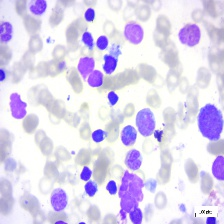
#> input picture Original/Benign/WBC-Benign-109.jpg, 224 x 224 px, given in place of 028.jpg, which was not available
$ jupyter execute --allow-errors pre_seg_feat_svm.ipynb
#> lines starting #> are read from the running program, lines starting #| are printed output that depends on the picture; after the words box and inside, x2 and y2 are one past the last pixel; in counts of white or black regions, pixels touching at a corner belong together; pictures that were not available may be replaced by others from this repository, and a replacement may not be noted
[cell 1]
import numpy as np
import matplotlib.pyplot as plt
import cv2
from pathlib import Path
from sklearn.cluster import KMeans
from sklearn_extra.cluster import KMedoids
import skimage
from skimage.segmentation import clear_border, watershed
from skimage.feature import peak_local_max
from skimage.morphology import reconstruction, local_minima
from skimage import color
from scipy import ndimage as ndi

[cell 2]
ref_img_path = "data/train/Benign/002.jpg"

def img_norm(src_img, img_template, verbose=False):
  """ Perform color transfer according to the method described
  by Zhang C, Xiao X, Li X, Chen YJ, Zhen W, Chang J, Zheng C, Liu Z.
  White blood cell segmentation by color-space-based k-means clustering.
  Sensors (Basel). 2014 Sep 1;14(9):16128-47

  Parameters:
  -----------
    src_img : array-like
      image to adjust through color transfer

    img_template : array-like
      image that would represent a golden standard

  Returns:
  --------
    img : array-like
      image array of color-adjusted src_img

  """

  # 1. Transform the RGB color space of the input image and
  #    the template image to Lab color space
  src_lab = cv2.cvtColor(src_img, cv2.COLOR_BGR2LAB)
  src_lc,src_ac,src_bc = cv2.split(src_lab)

  tmp_lab = cv2.cvtColor(img_template, cv2.COLOR_BGR2LAB)
  tmp_lc,tmp_ac,tmp_bc = cv2.split(tmp_lab)

  # 2. Compute the mean value and standard deviation of the
  #    input image and the template image in Lab color space
  # 3. Subtract the mean value from all the pixels
  src_lcp = src_lc - np.mean(src_lc)
  src_acp = src_ac - np.mean(src_ac)
  src_bcp = src_bc - np.mean(src_bc)

  tmp_lcp = tmp_lc - np.mean(tmp_lc)
  tmp_acp = tmp_ac - np.mean(tmp_ac)
  tmp_bcp = tmp_bc - np.mean(tmp_bc)

  # 4. Scale the pixel points of each color component of the
  #    synthetic image by factors determined by the ratio of
  #    respective standard deviations
  sig_src_lc = np.std(src_lc)
  sig_src_ac = np.std(src_ac)
  sig_src_bc = np.std(src_bc)

  sig_tmp_lc = np.std(tmp_lc)
  sig_tmp_ac = np.std(tmp_ac)
  sig_tmp_bc = np.std(tmp_bc)

  img_lc = src_lcp * (sig_tmp_lc / sig_src_lc) + np.mean(tmp_lc)
  img_ac = src_acp * (sig_tmp_ac / sig_src_ac) + np.mean(tmp_ac)
  img_bc = src_bcp * (sig_tmp_bc / sig_src_bc) + np.mean(tmp_bc)

  img = np.stack((img_lc, img_ac, img_bc), axis=-1)
  # clip image
  #img = (img - np.min(img)) / (np.max(img) - np.min(img)) * 255
  img = np.clip(img, 1, 255)
  img = cv2.cvtColor(img.astype(np.uint8), cv2.COLOR_LAB2RGB)

  if verbose:
    fig, axs = plt.subplots(1,3,figsize=(10,5))
    axs[0].imshow(cv2.cvtColor(img_template, cv2.COLOR_BGR2RGB).astype(np.float32)/255.0)
    axs[0].title.set_text('Template Image')
    axs[0].axis('off')
    axs[1].imshow(cv2.cvtColor(src_img, cv2.COLOR_BGR2RGB).astype(np.float32)/255.0)
    axs[1].title.set_text('Src Image')
    axs[1].axis('off')
    axs[2].imshow(img.astype(np.float32)/255.0)
    axs[2].title.set_text('Synthetic Image')
    axs[2].axis('off')

  return img

# retrieve template image
ref_img_path = "data/train/Benign/028.jpg"
img_template = cv2.imread(ref_img_path)
#> img_template is the input picture: shape (224, 224, 3); mean B, G, R 238.9, 213.4, 221.7
src_img = cv2.imread("data/train/Benign/048.jpg")
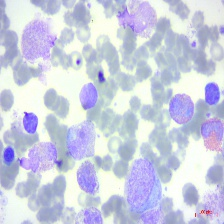
#> input picture Original/Benign/WBC-Benign-117.jpg, 224 x 224 px, given in place of 048.jpg, which was not available
#> src_img is the input picture: shape (224, 224, 3); mean B, G, R 225.2, 207.4, 203.1

_ = img_norm(src_img, img_template, verbose=True)
#> in img_norm, `src_lab = cv2.cvtColor(src_img, cv2.COLOR_BGR2LAB)`: src_lab: shape (224, 224, 3); mean of channels 0, 1, 2 212.8, 130.5, 118.6
#> in img_norm, `tmp_lab = cv2.cvtColor(img_template, cv2.COLOR_BGR2LAB)`: tmp_lab: shape (224, 224, 3); mean of channels 0, 1, 2 221.8, 136.5, 116.5
#> in img_norm, `src_bcp = src_bc - np.mean(src_bc)`:
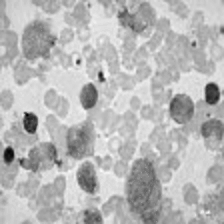
#> src_bcp: shape (224, 224) float64; min -81.57, max 31.43, mean 0; drawn with min black and max white
#> in img_norm, `tmp_acp = tmp_ac - np.mean(tmp_ac)`:
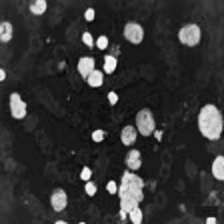
#> tmp_acp: shape (224, 224) float64; min -17.5, max 65.5, mean 0; drawn with min black and max white
#> in img_norm, `tmp_bcp = tmp_bc - np.mean(tmp_bc)`:
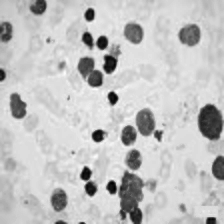
#> tmp_bcp: shape (224, 224) float64; min -87.46, max 27.54, mean 0; drawn with min black and max white
#> in img_norm, `sig_src_lc = np.std(src_lc)`: sig_src_lc = 28.77
#> in img_norm, `sig_src_ac = np.std(src_ac)`: sig_src_ac = 9.87
#> in img_norm, `sig_src_bc = np.std(src_bc)`: sig_src_bc = 14.87
#> in img_norm, `sig_tmp_lc = np.std(tmp_lc)`: sig_tmp_lc = 37.92
#> in img_norm, `sig_tmp_ac = np.std(tmp_ac)`: sig_tmp_ac = 17.05
#> in img_norm, `sig_tmp_bc = np.std(tmp_bc)`: sig_tmp_bc = 21.76
#> in img_norm, `img_ac = src_acp * (sig_tmp_ac / sig_src_ac) + np.mean(tmp_ac)`:
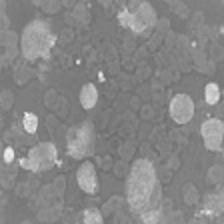
#> img_ac: shape (224, 224) float64; min 104.6, max 249.7, mean 136.5
#> in img_norm, `img = np.stack((img_lc, img_ac, img_bc), axis=-1)`: img: shape (224, 224, 3) float64; mean of channels 0, 1, 2 221.8, 136.5, 116.5
#> in img_norm, `img = np.clip(img, 1, 255)`: img: shape (224, 224, 3) float64; mean of channels 0, 1, 2 217.5, 136.5, 116.5
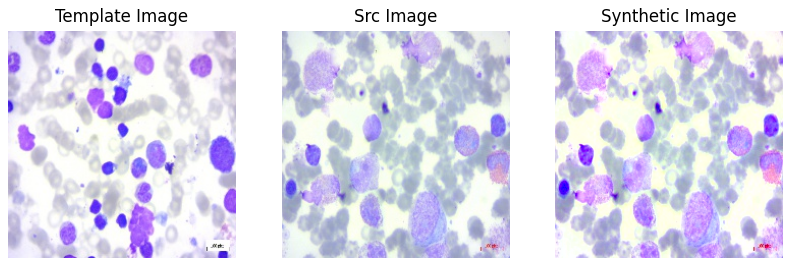
#> figure drawn by matplotlib, 3 panels

[cell 3]
def img_seg_lab(path, verbose=False):
  """ Segment nucleus from the blood smear images for later feature
      extraction. Does source image norming through color transfer,
      so make sure that ref_img_path is defined globally for template
      image. This segmentation mostly follows the approach by Acharya and Kumar:
      Acharya, V., Kumar, P. Detection of acute lymphoblastic leukemia using
      image segmentation and data mining algorithms.
      Med Biol Eng Comput 57, 1783–1811 (2019). https://doi.org/10.1007/s11517-019-01984-1

      Parameters:
      -----------
        path : str
          path to the image file

      Returns:
      --------
        (nlabels,clabels) : tuple
          labels for nuleus and cytoplasm

  """

  # apply median blur to reduce noise
  def preprocess_helper(raw_img):
    # apply median blur to reduce image noise
    img = cv2.medianBlur(raw_img, 3)

    return img

  # img to binary with a given threshold
  def im2bin_threshold(src_img, threshold_float):
    img = src_img.copy()
    img = cv2.cvtColor(img, cv2.COLOR_BGR2GRAY)
    img = cv2.threshold(img, 255*threshold_float, 255, cv2.THRESH_BINARY)[1]

    return img

  # bgr to rgb and norm to 0,1
  def bgr2rgb_float(src_img):
    return cv2.cvtColor(src_img, cv2.COLOR_BGR2RGB).astype(np.float32)/255.0


  def extendedmin(img, H):
    """ Implementation of mathworks function imextendedmin
    https://stackoverflow.com/questions/70251361/imextendedmin-and-imimposemin-functions-in-python-for-watershed-seeds-from-dista
    """
    mask = img.copy()
    marker = mask + H
    hmin =  reconstruction(marker, mask, method='erosion')
    return local_minima(hmin)

  def imposemin(img, minima):
    """ Implementation of mathworks function imimposemin
    https://stackoverflow.com/questions/70251361/imextendedmin-and-imimposemin-functions-in-python-for-watershed-seeds-from-dista
    """
    marker = np.full(img.shape, np.inf)
    marker[minima == 1] = 0
    mask = np.minimum((img + 1), marker)
    return reconstruction(marker, mask, method='erosion')

  # watershed to split connected blobs
  def watershed_seg(src_img_bin, min_distance=5, compactness=0, split=False):
    """ Implements watershed segmentation of a given image of nucleus
        with adjustment of local minima based on blog article by S. Eddins (2013)
        and implementation examples adopted from
        https://scikit-image.org/docs/stable/auto_examples/segmentation/plot_watershed.html
        accessed April, 2023,
        https://stackoverflow.com/questions/41175803/counting-number-of-cells-and-nucleus-using-watershed-skikit-image
        accessed April, 2023,
        https://stackoverflow.com/questions/70251361/imextendedmin-and-imimposemin-functions-in-python-for-watershed-seeds-from-dista

        Parameters:
        -----------
          src_img_bin : array-like
            source image

          min_distance : int
            minimum allowed distance separating peaks

          compactness : float
            control basin shapes for tuning

          split : bool
            whether to apply region segmenting line

    """

    distance = ndi.distance_transform_edt(src_img_bin)
    coords = peak_local_max(distance, min_distance=min_distance, labels=src_img_bin)

    # "The "raw" watershed transform is known for its tendency to "oversegment" an image.
    # The reason is something I mentioned above: each local minimum, no matter how small,
    # becomes a catchment basin. A common trick, then, in watershed-based segmentation methods
    # is to filter out tiny local minima" (S.Eddins, "Watershed transformquestion from tech support",
    # Nov 19, 2013,
    # https://blogs.mathworks.com/steve/2013/11/19/watershed-transform-question-from-tech-support/
    d_mask = extendedmin(distance,2)

    d_updated = imposemin(distance,d_mask)

    mask = np.zeros(d_updated.shape, dtype='bool')
    mask[tuple(coords.T)] = True
    markers = ndi.label(mask, structure=np.ones((3, 3)))[0]
    labels = watershed(-d_updated, markers, mask=src_img_bin, watershed_line=split, compactness=compactness)

    # filter out tiny regions
    # apply area opening with number of pixels (50)
    # to remove small particles in the selected zones
    for label in np.unique(labels):
      if label == 0:
        continue

      mask = np.zeros(src_img_bin.shape, dtype="uint8")
      mask[labels == label] = 255
      mask_updated = skimage.morphology.area_opening(mask, area_threshold=50, connectivity=8)

      if np.max(mask_updated) == 0:
        labels[labels == label] = 0

    return labels

  # load image
  raw_img = cv2.imread(path)

  # load template
  img_template = cv2.imread(ref_img_path)

  #syn_img = img_norm(raw_img, img_template)

  syn_img = raw_img

  img_shape = raw_img.shape
  channel_shape = raw_img.shape[:2]

  # preprocess image with median blur
  pre_img = syn_img#preprocess_helper(syn_img)

  # convert to LAB
  lab_img = cv2.cvtColor(pre_img, cv2.COLOR_BGR2LAB)
  lc,ac,bc = cv2.split(lab_img)

  # vectorize pixels keeping a,b channels
  vec = np.stack((ac,bc), axis=-1).reshape(-1,2)

  # k-medoids
  #km = KMedoids(n_clusters=4, init='k-medoids++', method='pam', max_iter=20).fit(vec)
  km = KMeans(n_clusters=4, random_state=0, init="k-means++", n_init="auto").fit(vec)
  labs = np.unique(km.labels_)

  # pick the cluster with lowest intensity in red (channel 0 in vec)
  cl = labs[np.argmax([ np.mean(vec[km.labels_ == lab,0]) for lab in labs ])]

  # pick the cluster with 2nd lowest intensity in red (channel 0 in vec)
  cl2 = labs[np.argsort([ np.mean(vec[km.labels_ == lab,0]) for lab in labs ])[-2]]

  # create mask for highest intensity cluster
  mask = np.ones(vec.shape[0])

  mask[(km.labels_ != cl)] = 0
  mask = mask.reshape(raw_img.shape[:2])

  img = raw_img.copy()
  img[(km.labels_ != cl).reshape(channel_shape),:] = 0

  if verbose:
    fig, axs = plt.subplots(2,4,figsize=(10,5))
    axs[0,0].imshow(cv2.cvtColor(raw_img, cv2.COLOR_BGR2RGB), vmin=0, vmax=255)
    axs[0,0].axis('off')
    axs[0,0].title.set_text('original')
    axs[1,0].imshow(cv2.cvtColor(raw_img, cv2.COLOR_BGR2RGB), vmin=0, vmax=255)
    axs[1,0].axis('off')
    axs[1,0].title.set_text('original')
    axs[0,1].imshow(cv2.cvtColor(img, cv2.COLOR_BGR2RGB), vmin=0, vmax=255)
    axs[0,1].axis('off')
    axs[0,1].title.set_text('k-means: nuc')

  # apply morphology
  # 1. gray scale
  # 2. convert to binary and threshold at 0.1
  img_bin = im2bin_threshold(img, 0.1)

  # apply area opening with number of pixels (100)
  # to remove small particles in the selected zones
  img_bin = skimage.morphology.area_opening(img_bin, area_threshold=100, connectivity=8)

  # apply area opening with number of pixels (15)
  # to remove small particles in the non-selected zones
  img_bin = ~skimage.morphology.area_opening(~img_bin, area_threshold=15, connectivity=8)

  # save copy for using with cytoplasm extraction step
  img_nbin = img_bin.copy()

  # clear border connected blobs
  # they mostly do not contribute
  img_bin = clear_border(img_bin)

  if verbose:
    axs[0,2].imshow(img_bin, vmin=0, vmax=255, cmap='gray')
    axs[0,2].axis('off')
    axs[0,2].title.set_text('morphology: nuc')

  # split connected blobs with watersheed algorithm
  nucseg_labels = watershed_seg(img_bin, compactness=0, split=True)

  # extract cytoplasm
  # given k-means mask cl2
  # create mask for highest intensity cluster
  mask2 = np.ones(vec.shape[0])

  mask2[(km.labels_ != cl2)] = 0
  mask2 = mask2.reshape(raw_img.shape[:2])

  # create image filtering out non-cl2 objects
  img_c = raw_img.copy()
  img_c[(km.labels_ != cl2).reshape(channel_shape),:] = 0

  # make a copy of LAB representation for k-means for cytoplasm extraction
  lc2 = lc.copy()
  ac2 = ac.copy()
  bc2 = bc.copy()

  lc2[(km.labels_ != cl2).reshape(channel_shape)] = 0
  ac2[(km.labels_ != cl2).reshape(channel_shape)] = 0
  bc2[(km.labels_ != cl2).reshape(channel_shape)] = 0

  # vectorize pixels keeping a,b channels
  vec2 = np.stack((ac2,bc2), axis=-1).reshape(-1,2)

  # run 3-cluster classification
  km2 = KMeans(n_clusters=3, random_state=0, init="k-means++", n_init="auto").fit(vec2)
  labs2 = np.unique(km2.labels_)

  # pick the cluster with lowest intensity in red (channel 0 in vec2)
  cl3 = labs2[np.argmax([ np.mean(vec2[km2.labels_ == lab,0]) for lab in labs2 ])]

  # calculate the mask
  mask2 = np.ones(vec2.shape[0])
  mask2[(km2.labels_ != cl3)] = 0
  mask2 = mask2.reshape(raw_img.shape[:2])

  # create image filtering out non-cl3 objects
  img_c = raw_img.copy()
  img_c[(km2.labels_ != cl3).reshape(channel_shape),:] = 0

  # convert to grayscale
  img_cgray = img_c.copy()
  img_cgray = cv2.cvtColor(img_cgray, cv2.COLOR_BGR2GRAY)

  if verbose:
    axs[1,1].imshow(img_cgray, vmin=0, vmax=255, cmap='gray')
    axs[1,1].axis('off')
    axs[1,1].title.set_text('k-means: cyt')

  #
  # applying contrast correction and morphology based on
  # second part of cytoplasm extraction algorithm (Acharya and Kumar, 2019)
  #

  # adaptive hist equalization
  ahe = cv2.createCLAHE(clipLimit=2.0, tileGridSize=(8, 8))
  img_cgray = ahe.apply(img_cgray)
  img_cgray = cv2.equalizeHist(img_cgray)

  # otsu thresholding
  img_cbin = cv2.threshold(img_cgray,0,255,cv2.THRESH_BINARY+cv2.THRESH_OTSU)[1]

  # fill holes
  #img_cbin = ndi.binary_fill_holes(img_cbin/255)*255

  # combine with img_nbin to help with morphology
  # we will substract it after
  img_wbcbin = np.maximum(img_cbin.copy(), img_nbin.copy())

  # clear border connected blobs
  # they mostly do not contribute
  img_wbcbin = clear_border(img_wbcbin)

  # apply area opening with number of pixels (20)
  # to remove small artifacts
  img_wbcbin = skimage.morphology.area_opening(img_wbcbin, area_threshold=20, connectivity=8)

  # apply area opening with number of pixels (150)
  # to remove small particles in the non-selected zones - close holes
  img_wbcbin = ~skimage.morphology.area_opening(~img_wbcbin, area_threshold=150, connectivity=8)

  # split connected blobs with watersheed algorithm
  cytseg_labels = watershed_seg(img_wbcbin, min_distance=7, compactness=0, split=True)

  # remove labeled regions that do not overlap between nucleus and cytoplasm regions
  # here the assumption is that each cell has both components identified

  for clab in np.unique(cytseg_labels):
    # skip background
    if clab == 0:
      continue

    # if max label id within nucleus map is 0 -> no overlap
    # zero out this cytoplasm label
    if np.max(nucseg_labels[cytseg_labels == clab]) == 0:
      cytseg_labels[cytseg_labels == clab] = 0

  for nlab in np.unique(nucseg_labels):
    # skip background
    if nlab == 0:
      continue

    # if max label id within cytoplasm map is 0 -> no overlap
    # zero out this nucleus label
    if np.max(cytseg_labels[nucseg_labels == nlab]) == 0:
      nucseg_labels[nucseg_labels == nlab] = 0


  if verbose:
    axs[1,2].imshow(img_wbcbin, vmin=0, vmax=255, cmap='gray')
    axs[1,2].axis('off')
    axs[1,2].title.set_text('morphology: cyt')

  # visualize watershed basins/segmentation regions
  img_split = color.label2rgb(nucseg_labels, bg_label=0)
  img_csplit = color.label2rgb(cytseg_labels, bg_label=0)

  if verbose:
    axs[0,3].imshow(img_split, vmin=0, vmax=255)
    axs[0,3].axis('off')
    axs[0,3].title.set_text('result: nuc')
    axs[1,3].imshow(img_csplit, vmin=0, vmax=255)
    axs[1,3].axis('off')
    axs[1,3].title.set_text('result: cyt')

  if verbose:
    plt.show()

  return nucseg_labels, cytseg_labels

_ = img_seg_lab('data/train/Benign/028.jpg', verbose=True)
#> in img_seg_lab, `vec = np.stack((ac,bc), axis=-1).reshape(-1,2)`: vec = 50176 pairs, first value 119 to 202, second value 29 to 144
#> in img_seg_lab, `labs = np.unique(km.labels_)`: labs = [0, 1, 2, 3]
#> in img_seg_lab, `cl = labs[np.argmax([ np.mean(vec[km.labels_ == lab,0]) for lab in lab..`: cl = 0
#> in img_seg_lab, `cl2 = labs[np.argsort([ np.mean(vec[km.labels_ == lab,0]) for lab in l..`: cl2 = 2
#> in im2bin_threshold, `img = cv2.threshold(img, 255*threshold_float, 255, cv2.THRESH_BINARY)[1]`:
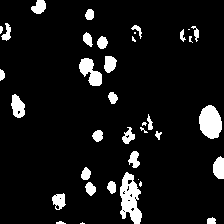
#> img: shape (224, 224); 8.3% white; 37 white regions (10 under 20 px), largest, box (x1, y1, x2, y2) and area: (120, 172, 142, 224) 713, (199, 105, 222, 139) 593, (79, 58, 102, 86) 367
#> in img_seg_lab, `img_bin = ~skimage.morphology.area_opening(~img_bin, area_threshold=15..`: img_bin: shape (224, 224); 6.2% white; 12 white regions, largest, box (x1, y1, x2, y2) and area: (120, 172, 142, 224) 750, (199, 105, 222, 139) 593, (79, 58, 102, 86) 367
#> in img_seg_lab, `img_bin = clear_border(img_bin)`: img_bin: shape (224, 224); 4% white; 9 white regions, largest, box (x1, y1, x2, y2) and area: (199, 105, 222, 139) 593, (79, 58, 102, 86) 367, (11, 94, 25, 118) 239
#> in watershed_seg, `coords = peak_local_max(distance, min_distance=min_distance, labels=sr..`: coords = [[122, 210], [65, 86], [79, 95], [106, 18], [62, 110], [42, 102], [200, 59], [189, 90], [136, 129], [155, 134]]
#> in extendedmin, `return local_minima(hmin)`:
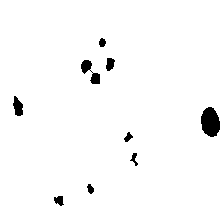
#> returned value: shape (224, 224) bool; 97.8% white; 9 black regions, largest, box (x1, y1, x2, y2) and area: (201, 107, 220, 137) 437, (81, 60, 100, 84) 202, (13, 96, 23, 116) 137
#> in watershed_seg, `labels = watershed(-d_updated, markers, mask=src_img_bin, watershed_li..`: labels: shape (224, 224) int32; 11 distinct labels, from 0 to 10
#> the loop in watershed_seg, `for label in np.unique(labels):` made 11 passes
#> after the loop in watershed_seg, `for label in np.unique(labels):`: mask: shape (224, 224); 0.32% white; 1 white region, box (x1, y1, x2, y2) and area: (52, 193, 66, 210) 159
#> in img_seg_lab, `mask2 = mask2.reshape(raw_img.shape[:2])`: mask2: shape (224, 224) float64; values 0 (black) and 1 (white), 5.3% white; 70 white regions (44 under 20 px), largest, box (x1, y1, x2, y2) and area: (136, 109, 155, 136) 300, (178, 24, 200, 46) 262, (124, 23, 143, 44) 246
#> in img_seg_lab, `bc2[(km.labels_ != cl2).reshape(channel_shape)] = 0`:
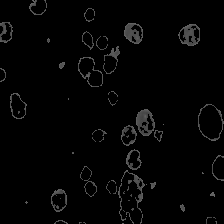
#> bc2: shape (224, 224); min 0, max 103, mean 4.4
#> in img_seg_lab, `vec2 = np.stack((ac2,bc2), axis=-1).reshape(-1,2)`: vec2 = 50176 pairs, first value 0 to 179, second value 0 to 103
#> in img_seg_lab, `labs2 = np.unique(km2.labels_)`: labs2 = [0, 1, 2]
#> in img_seg_lab, `cl3 = labs2[np.argmax([ np.mean(vec2[km2.labels_ == lab,0]) for lab in..`: cl3 = 1
#> in img_seg_lab, `mask2 = mask2.reshape(raw_img.shape[:2])`: mask2: shape (224, 224) float64; values 0 (black) and 1 (white), 3% white in thin lines or dots
#> in img_seg_lab, `img_cbin = cv2.threshold(img_cgray,0,255,cv2.THRESH_BINARY+cv2.THRESH_..`: img_cbin: shape (224, 224); 2% white in thin lines or dots
#> in img_seg_lab, `img_wbcbin = np.maximum(img_cbin.copy(), img_nbin.copy())`:
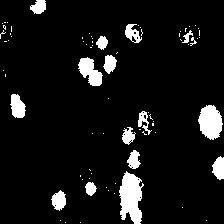
#> img_wbcbin: shape (224, 224); 8.1% white; 76 white regions (60 under 20 px), largest, box (x1, y1, x2, y2) and area: (119, 171, 144, 224) 888, (198, 105, 223, 140) 630, (78, 57, 103, 86) 418
#> in watershed_seg (call 2), `coords = peak_local_max(distance, min_distance=min_distance, labels=sr..`: coords = 14 rows, first 8: [121, 210], [65, 86], [78, 95], [107, 18], [201, 58], [62, 110], [42, 102], [161, 133]
#> the loop in watershed_seg (call 2), `for label in np.unique(labels):` made 15 passes
#> the loop in img_seg_lab, `for clab in np.unique(cytseg_labels):` made 14 passes
#> the loop in img_seg_lab, `for nlab in np.unique(nucseg_labels):` made 11 passes
_ = img_seg_lab('data/train/Benign/044.jpg', verbose=True)
#> the loop in img_seg_lab (call 2), `for clab in np.unique(cytseg_labels):` made 18 passes
#> clab on passes 5 to 16: 6, 7, 8, 11, 12, 13, 16, 18, 20, 21, 22, 23
#> the loop in img_seg_lab (call 2), `for nlab in np.unique(nucseg_labels):` made 7 passes
#> (the rest of this cell did not finish here and is left out)

_ = img_seg_lab('data/train/Pre/015.jpg', verbose=True)
_ = img_seg_lab('data/train/Pro/026.jpg', verbose=True)

[cell 4]
# define base path and Path objects for different image sets
img_path_base = 'data/'
path_train = Path(img_path_base) / 'train/'
path_valid = Path(img_path_base) / 'valid/'
path_test = Path(img_path_base) / 'test/'

train_labels = [ pobj.parts[-1].lower() for pobj in path_train.iterdir() if pobj.is_dir() ]
print("Labels: ", train_labels)

[cell 5]
# image paths for each set
train_set = sorted([ pobj for dobj in train_labels for pobj in (path_train / dobj.title()).iterdir() if (
  pobj.is_file() and str(pobj).endswith('.jpg')) ])

valid_set = sorted([ pobj for dobj in train_labels for pobj in (path_valid / dobj.title()).iterdir() if (
  pobj.is_file() and str(pobj).endswith('.jpg')) ])

test_set = sorted([ pobj for dobj in train_labels for pobj in (path_test / dobj.title()).iterdir() if (
  pobj.is_file() and str(pobj).endswith('.jpg')) ])

[cell 6]
# create temp verification set for demonstration
ver_set = [ str(pobj) for pobj in train_set if pobj.parts[-1] in ['001.jpg','002.jpg'] ]
ver_set

[cell 7]
# read images, convert to [0, 1] floats
imgs = [ cv2.cvtColor(cv2.imread(sobj), cv2.COLOR_BGR2RGB).astype(np.float32)/255.0 for sobj in ver_set ]
#> (the rest of this cell did not finish here and is left out)

[cell 8]
fig, axs = plt.subplots(4,2,figsize=(10,15))
for i, p in enumerate(ver_set):
  axs[i//2,i%2].imshow(imgs[i])
  axs[i//2,i%2].title.set_text("/".join(p.split('/')[-2:]))
  axs[i//2,i%2].axis('off')

plt.show()

[cell 9]
# pre-process images
proc_imgs = [ img_seg(img_path) for img_path in ver_set ]

[cell 10]
fig, axs = plt.subplots(4,2,figsize=(15,15))
for i, p in enumerate(ver_set):
  axs[i//2,i%2].imshow(proc_imgs[i], cmap='gray')
  axs[i//2,i%2].title.set_text("/".join(p.split('/')[-2:]))
  axs[i//2,i%2].axis('off')

plt.show()

[cell 11]
img_seg_lab('data/train/Benign/028.jpg', verbose=True)
